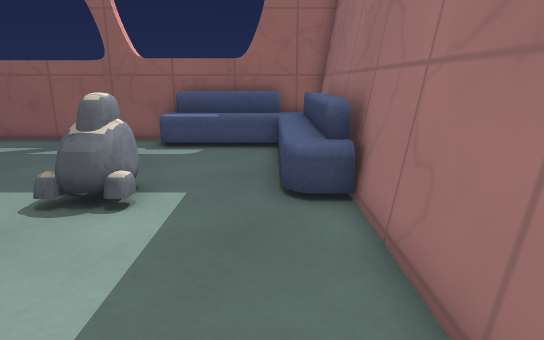
view 1 (above)

13 first-person views from a walk through a Godot game level. The camera is 1.2 m above the floor, tilts 14° down and sees 75° across. The floor is counted in squares, 0.5 m on a side. Each view is taken from the middle of a square. On the plan, view 1 faces up. The plan holds only what a view shows up to about 20 squares ahead; the rest is blank. Surface patterns are stand-ins for the level's own textures.

view 2
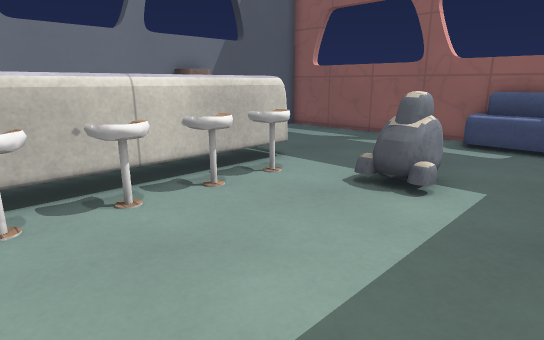

view 3
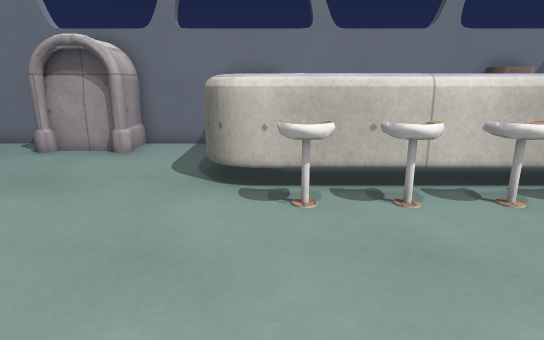

view 4
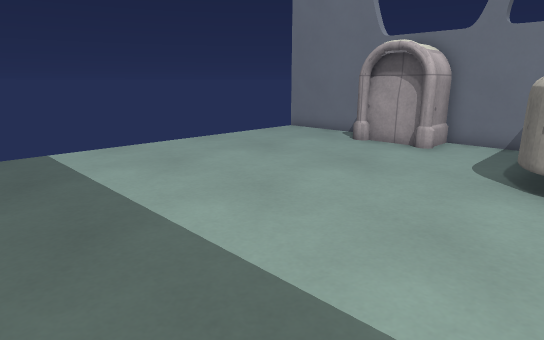

view 5
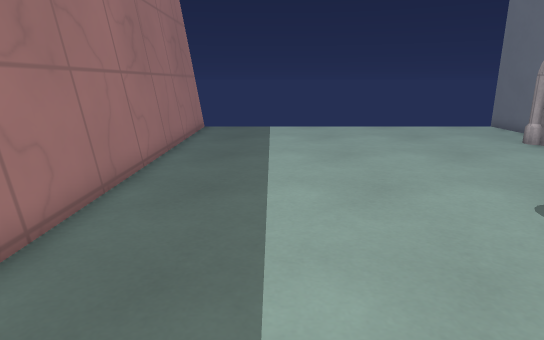

view 6
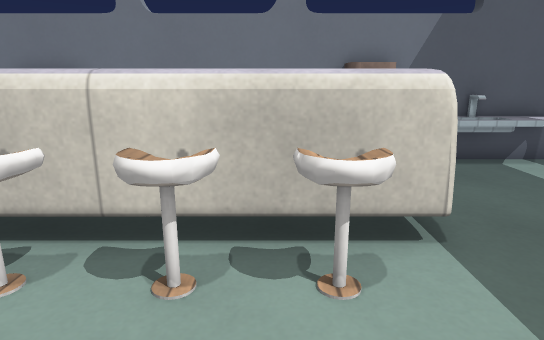

view 7
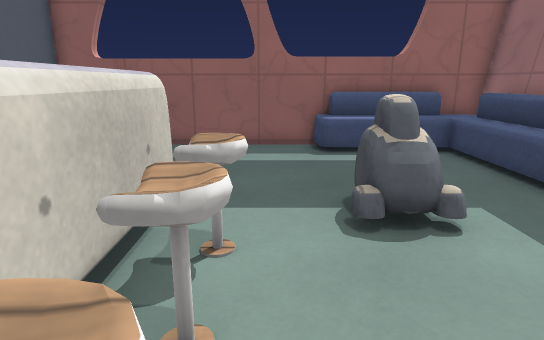

view 8
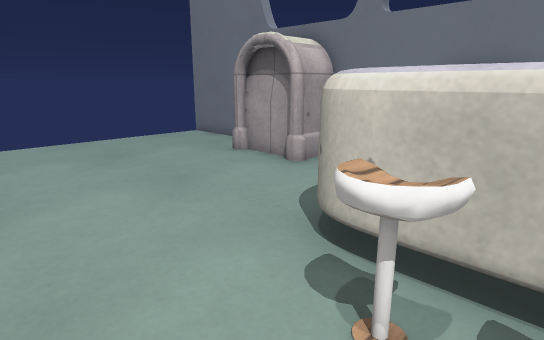

view 9
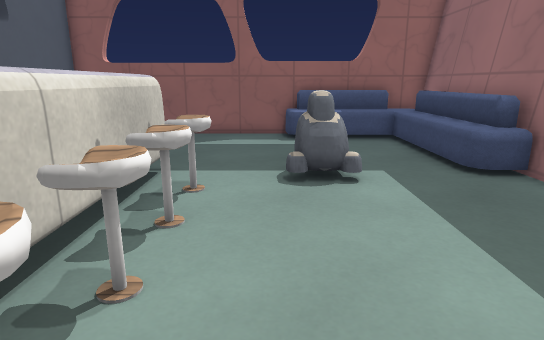

view 10
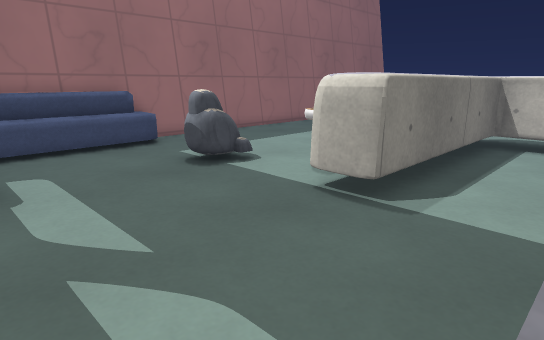

view 11
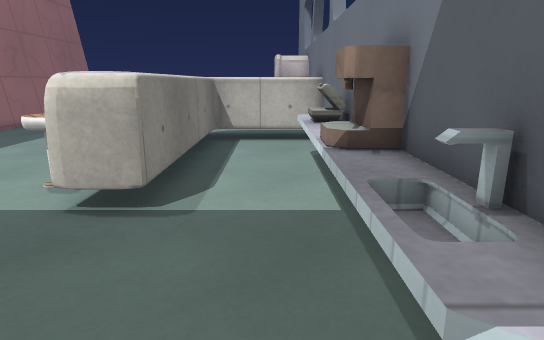

view 12
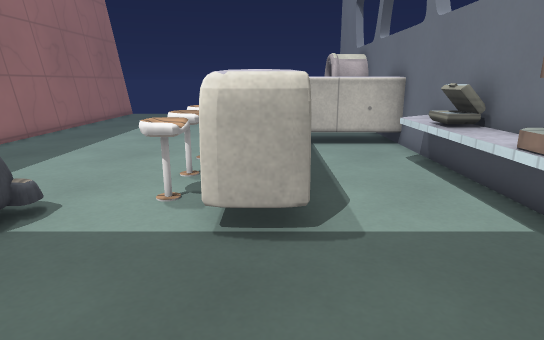

view 13
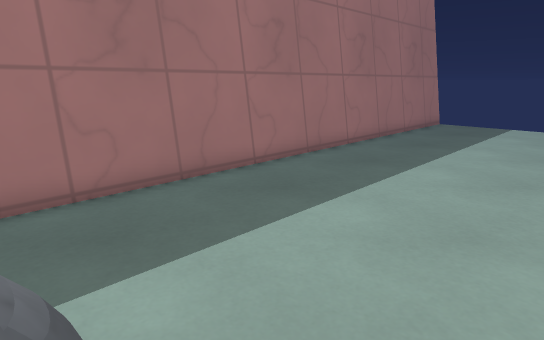

### Floor plan
Key: @ floor where view 1 was taken; # wall or solid block; . floor; = window, fence, low wall or low ledge; ^ raised ledge; S sofa.
Columns run from 14 left of view 1 to 2 right of it. Each row starts with its distance up from view 1.
 15 #################
 14 #.........SSSSSS#
 13 ^^........SSSSSS#
 12 ^^............SS#
 11 ^^............SS#
 10 ^^............SS#
  9 ^^............SS#
  8 ^=...##...==..SS#
  7 ^^...^^...^=..SS#
  6 ^^...^^^=.  ....#
  5 ^^...^^.........#
  4 #=...^^^=.......#
  3 ^^...^^.........#
  2 #^...^^^=.......#
  1 #....^^.........#
  0 #...# ^^=.....@.#
 -1 #^^^^ ^=........#
 -2 #    ^^.........#
 -3 #^^^^#..........#
 -4 #...............#
 -5 #...............#
 -6 ###.............#
 -7  ##.............#
 -8  ##.............#
 -9 ###.............#
-10 #...............#
-11 #...............#
-12 #...............#
-13 #...............#
-14 #...............#
-15 #               #

Positions as (right, up) in squares from view 1, and headings:
1: (0, 0), facing up
2: (0, -1), facing up-left
3: (0, -1), facing left
4: (1, -1), facing down-left
5: (-2, 5), facing down
6: (-3, 5), facing left
7: (-6, 1), facing up
8: (-4, 1), facing down-left
9: (-5, -2), facing up
10: (-13, 14), facing down-right
11: (-12, 14), facing down
12: (-9, 13), facing down
13: (-6, 7), facing down-right
